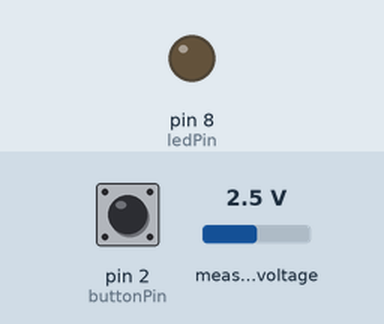
Bench run of a sketch on a simulated Arduino Uno, built with avr-gcc and run on an emulated ATmega328P. Parts: output pins drawn as LEDs (lit = HIGH). The test bench sets the inputs (shaded band); at power-on: pin 2 (buttonPin) HIGH, measured voltage 2.5 V. What the sketch prints to the serial monitor is not drawn.

Above: at 1.2 s.
1.3 s: pin 2 (buttonPin) pulled LOW for 0.15 s
Timing chart, 0 to 4.3 s (numbered marks = the images above; inputs shaded):
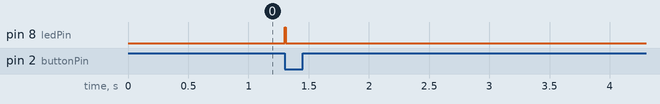

Measured:
- after the input at 1.3 s, pin 8 (ledPin): LOW → HIGH at once, → LOW 0.01 s later

The sketch:

gc_python_serial.ino
```cpp
#include <Wire.h>
#include <Adafruit_ADS1015.h>
int var = 0;
int integrated = 0;

const int buttonPin = 2;     // the number of the pushbutton pin
const int ledPin =  8;      // the number of the LED pin
// variables will change:
int buttonCurrentState = 0;         // variable for reading the pushbutton status
int buttonLastState = 0;
int buttonTimer = 0;

Adafruit_ADS1115 ads;  /* Use this for the 16-bit version */
// Adafruit_ADS1015 ads;     /* Use thi for the 12-bit version */

void setup(void)
{
  Serial.begin(9600);
  // initialize the LED pin as an output:
  pinMode(ledPin, OUTPUT);
  // initialize the pushbutton pin as an input:
  pinMode(buttonPin, INPUT);

  ads.setGain(GAIN_SIXTEEN);    // 16x gain  +/- 0.256V  1 bit = 0.125mV  0.0078125mV
  ads.begin();
}

void loop(void)
{

  buttonCurrentState = digitalRead(buttonPin);

  // check if the pushbutton is pressed. If it is, the buttonState is HIGH:
  if (buttonCurrentState == LOW & buttonLastState == HIGH) {
    // turn LED on:
    digitalWrite(ledPin, HIGH);
    Serial.println("start");
    buttonTimer = 6000;
  }

  int16_t adc0; //, adc1, adc2, adc3;
  if (buttonTimer == 1){
    Serial.println("stop");
  }

  if (buttonTimer > 0){
    adc0 = ads.readADC_SingleEnded(0);
    Serial.println(adc0);
    buttonTimer = buttonTimer - 1;
  }


  digitalWrite(ledPin, LOW);
  buttonLastState = buttonCurrentState;
}
```
